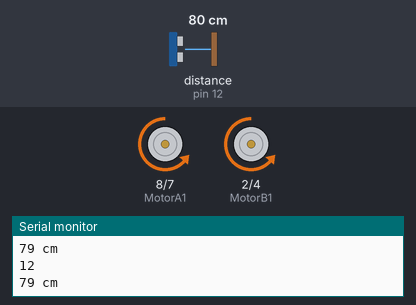
Bench run of a sketch on a simulated Arduino Uno, built with avr-gcc and run on an emulated ATmega328P. On the bench: motor-driver pin pairs drawn as motors (green arrow = first pin HIGH = forward, orange = second pin HIGH = backward, longer = more drive, scaled by the enable pin), the last lines printed to the serial monitor. Wiring (inferred from the names in the program): ultrasonic range finder: trigger pin 13; echo pin 12. The test bench sets the inputs (shaded band); at power-on: distance to the obstacle (sensor on pin 12) 80 cm. The echo pulse lasts 58.3 µs per cm.

Above: at 1.2 s.
1.3 s: distance to the obstacle (sensor on pin 12) set to 44 cm
2.8 s: distance to the obstacle (sensor on pin 12) set to 36 cm
At 3.5 s:
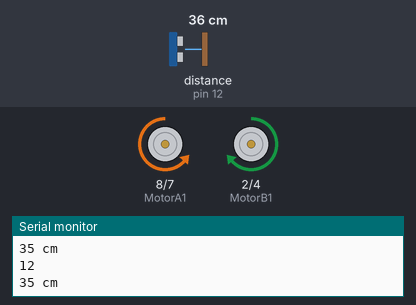
4.3 s: distance to the obstacle (sensor on pin 12) set to 60 cm
At 4.6 s:
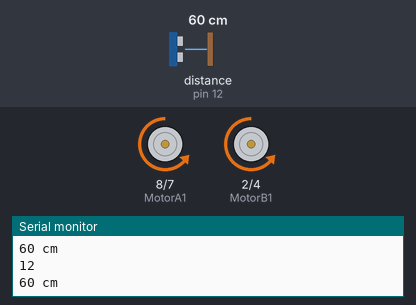
5.8 s: distance to the obstacle (sensor on pin 12) set to 2 cm
At 6.9 s:
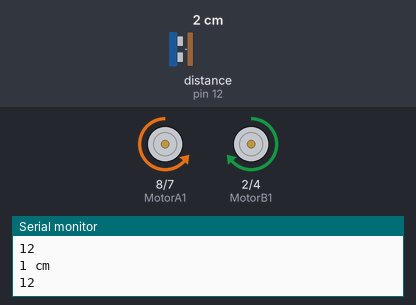
Timing chart, 0 to 8.3 s (numbered marks = the images above; inputs shaded):
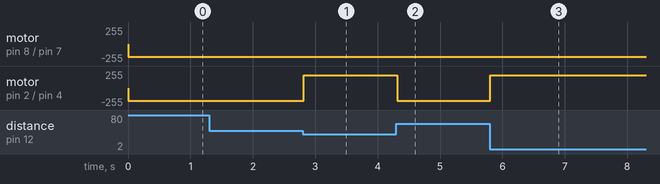

Measured:
- the behaviour switches between 41 and 40 cm on distance to the obstacle (sensor on pin 12) (found by bisection; images 0 and 1)
- after the input at 2.8 s, motor on pin 2 (MotorB1) / pin 4 (MotorB2): backward 190/255 → forward 190/255 at once
- after the input at 4.3 s, motor on pin 2 (MotorB1) / pin 4 (MotorB2): forward 190/255 → backward 190/255 at once
- after the input at 5.8 s, motor on pin 2 (MotorB1) / pin 4 (MotorB2): backward 190/255 → forward 190/255 at once

The sketch:

wall_follower_maze_sonar.ino
```cpp
//Motor A
int enableA = 6;
int MotorA1 = 8;
int MotorA2 = 7;

//Motor B
int enableB = 3;
int MotorB1 = 2;
int MotorB2 = 4;


#define trigPin 13
#define echoPin 12

void setup() {

  //Serial.begin (9600);
  //configure pin modes
  pinMode (enableA, OUTPUT);
  pinMode (MotorA1, OUTPUT);
  pinMode (MotorA2, OUTPUT);

  pinMode (enableB, OUTPUT);
  pinMode (MotorB1, OUTPUT);
  pinMode (MotorB2, OUTPUT);
  pinMode(trigPin, OUTPUT);
  pinMode(echoPin, INPUT);
  Serial.begin(9600);

}

void stop()
{
    digitalWrite (MotorA1, LOW);
    digitalWrite (MotorB1, LOW);

    digitalWrite (MotorA2, LOW);
    digitalWrite (MotorB2, LOW);
}

void goLeft()
{
    digitalWrite (MotorA1, LOW);
    digitalWrite (MotorB1, LOW);
    digitalWrite (MotorA2, LOW);
    digitalWrite (MotorB2, HIGH);
}

void turnLeft()
{
    digitalWrite (MotorA1, HIGH);
    digitalWrite (MotorB1, LOW);
    digitalWrite (MotorA2, LOW);
    digitalWrite (MotorB2, HIGH);
}

void goRight()
{
    digitalWrite (MotorA1, LOW);
    digitalWrite (MotorB1, LOW);
    digitalWrite (MotorA2, HIGH);
    digitalWrite (MotorB2, LOW);

}
void turnRight()
{
    digitalWrite (MotorA1, LOW);
    digitalWrite (MotorB1, HIGH);
    digitalWrite (MotorA2, HIGH);
    digitalWrite (MotorB2, LOW);
}

void goFront()
{
    digitalWrite (MotorA1, LOW);
    digitalWrite (MotorB1, LOW);
    digitalWrite (MotorA2, HIGH);
    digitalWrite (MotorB2, HIGH);
}

void goBack()
{
    digitalWrite (MotorA1, HIGH);
    digitalWrite (MotorB1, HIGH);
    digitalWrite (MotorA2, LOW);
    digitalWrite (MotorB2, LOW);
}


void loop() {

  analogWrite (enableA, 190);
  analogWrite (enableB, 190);
  Serial.println(echoPin);
  //goFront();


  //lets try this
   long duration, distance;
  digitalWrite(trigPin, LOW);  // Added this line
  delayMicroseconds(2); // Added this line
  digitalWrite(trigPin, HIGH);
//  delayMicroseconds(1000); - Removed this line
  delayMicroseconds(10); // Added this line
  digitalWrite(trigPin, LOW);
  duration = pulseIn(echoPin, HIGH);
  distance = (duration/2) / 29.1;
  if (distance < 40) {  // This is where the LED On/Off happens
    turnRight();
    //delay(500);
  }
  else {
    goFront();
  }

  //print statement
  if (distance >= 200 || distance <= 0){
    Serial.println("Out of range");
  }
  else {
    Serial.print(distance);
    Serial.println(" cm");
  }

}
```
